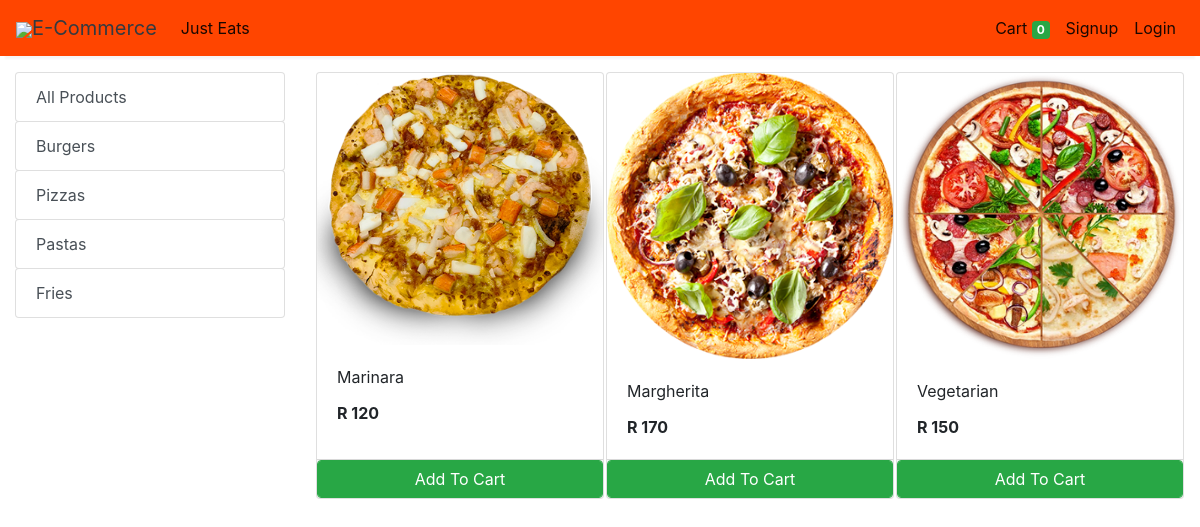
The page /store?category=32 on the database its author committed.
### store/models/category.py (models this page shows, shortened)
class Category(models.Model):
    name= models.CharField(max_length=50)
    @staticmethod
    def get_all_categories():
        return Category.objects.all()

### store/models/product.py (models this page shows, shortened)
class Products(models.Model):
    name = models.CharField(max_length=60)
    price= models.IntegerField(default=0)
    category= models.ForeignKey(Category,on_delete=models.CASCADE,default=1 )
    description= models.CharField(max_length=250, default='', blank=True, null= True)
    image= models.ImageField(upload_to='uploads/products/')
    @staticmethod
    def get_all_products_by_categoryid(category_id):
        if category_id:
            return Products.objects.filter (category=category_id)
        else:
            return Products.get_all_products();

### store/views/home.py (the view)
# urls.py: path('' , include('store.urls'))
def store(request):
    cart = request.session.get('cart')
    if not cart:
        request.session['cart'] = {}
    products = None
    categories = Category.get_all_categories()
    categoryID = request.GET.get('category')
    if categoryID:
        products = Products.get_all_products_by_categoryid(categoryID)
    else:
        products = Products.get_all_products();
    data = {}
    data['products'] = products
    data['categories'] = categories
    print('you are : ', request.session.get('email'))
    return render(request, 'index.html', data)

### store/templatetags/cart.py (called while the page is built)
@register.filter (name='is_in_cart')
def is_in_cart(product, cart):
    keys = cart.keys ()
    for id in keys:
        if int (id) == product.id:
            return True
    return False;

### store/templatetags/custom_filter.py (called while the page is built)
@register.filter(name='currency')
def currency(number):
    return "R "+str(number)

### store/templates/index.html (shortened to what this page needs)
{% extends 'base.html' %}
{% block content %}
{% load cart %}
{% load custom_filter %}
<div class="container-fluid mt-3">
	<div class="row">
		<div class="col-lg-3 mx-auto">
			<div class="list-group">
				<a href="/" class="list-group-item list-group-item-action btn btn-outline-success">All Products</a>
				{% for category in categories %}
				<a href="/?category={{category.id}}"
					class="list-group-item list-group-item-action btn btn-outline-success ">{{category.name}}</a>
				{% endfor %}
			</div>
		</div>
		<div id='products' class="col-lg-9 mx-auto">
			<div class="row mx-auto">
				{% for product in products %}
				<div class="card mx-auto mb-3" id={{product.id}} style="width: 18rem;">
					<img class="card-img-top" src="{{product.image.url}}" alt="Card image cap">
					<div class="card-body">
						<p class="card-title">{{product.name}}</p>
						<p class="card-text"><b>{{product.price|currency}}</b></p>
					</div>
					<div class="card-footer p-0 no-gutters">
						{% if product|is_in_cart:request.session.cart %}
						<div class="row no-gutters">
							<form action="/#{{product.id}}" class="col-2 " method="post">
								{% csrf_token %}
								<input hidden type="text" name='product' value='{{product.id}}'>
								<input hidden type="text" name='remove' value='True'>
								<input type="submit" value=" - " class="btn btn-block btn-success border-right">
							</form>
							<div class="text-center col btn btn-success">{{product|cart_quantity:request.session.cart}} in Cart</div>
							<form action="/#{{product.id}}" class="col-2 " method="post">
								{% csrf_token %}
								<input hidden type="text" name='product' value='{{product.id}}'>
								<input type="submit" value=" + " class="btn btn-block btn-success border-left">
							</form>
						</div>
						{% else %}
						<form action="/#{{product.id}}" method="POST" class="btn-block">
							<input type="submit" class="float-right btn btn-success form-control"
								value="Add To Cart">
						</form>
						{% endif %}
					</div>
				</div>
				{% endfor %}
			</div>
		</div>
	</div>
</div>
{% endblock %}

### rows shown on the page
Category: name "Burgers"
Category: name "Pizzas"
Category: name "Pastas"
Category: name "Fries"
Products: image (picture), name "Marinara", price "R 120"
Products: image (picture), name "Margherita", price "R 170"
Products: image (picture), name "Vegetarian", price "R 150"

### other values the page prints
{{ request.session.cart.keys|length }} "0"
